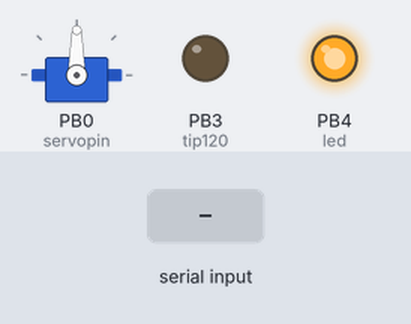
The sketch below on a simulated ATtiny85, built with avr-gcc and run on an emulated ATtiny85. Parts: servo, output pins drawn as LEDs (lit = HIGH). The test bench sets the inputs (shaded band).

Above: at 1.2 s.
1.3 s: "w" received over the second serial link
At 2.5 s:
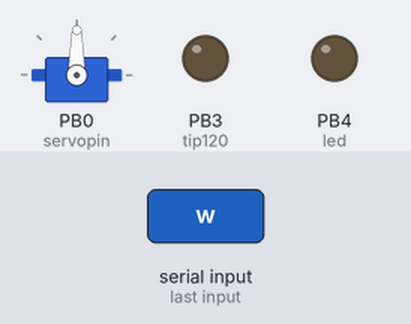
2.8 s: "F" received over the second serial link
At 3.9 s:
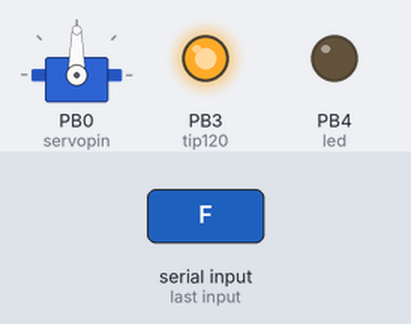
4.3 s: "W" received over the second serial link
At 5.0 s:
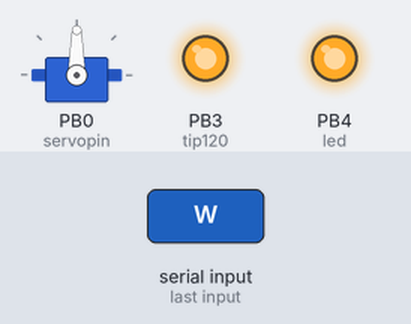
5.8 s: "G" received over the second serial link
At 6.2 s:
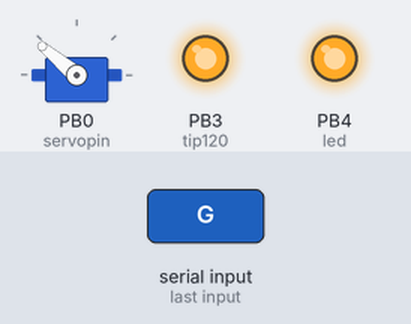
7.3 s: "I" received over the second serial link
At 8.5 s:
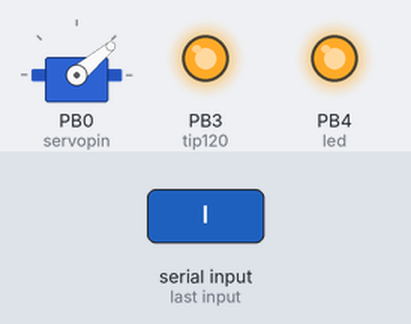
8.8 s: "S" received over the second serial link
At 9.7 s:
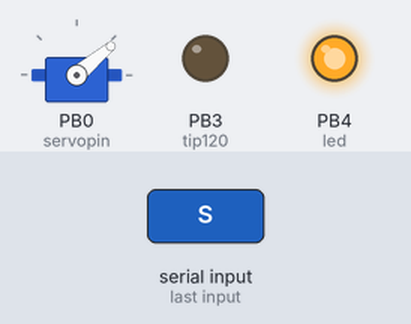
Timing chart, 0 to 11.3 s (numbered marks = the images above; inputs shaded):
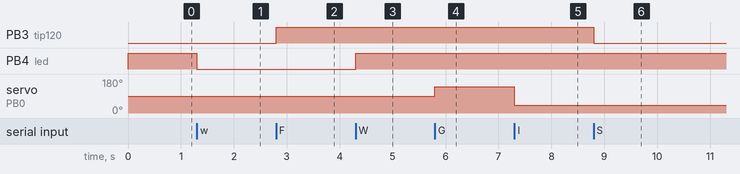

The sketch:

sketch_dec29a_singleChar.ino
```cpp
#include <SoftwareServo.h>
#include <SoftwareSerial.h>

//at tiny pins ///////////////////////////////
#define servopin 0
#define RxD 2
#define TxD 1
#define tip120 3
#define led 4
//////////////////////////////////////////////

SoftwareSerial Serial(RxD, TxD);
SoftwareServo servo;

unsigned long servoRefresh;

void setup()
{
  Serial.begin(9600);
  servo.attach(servopin);
  pinMode(led, OUTPUT);
  pinMode(tip120, OUTPUT);
  pinMode(servopin, OUTPUT);

  digitalWrite(led, HIGH);
}

void refreshServo()
{
  //servo refresh every 50ms
  if (millis() - servoRefresh > 50) {
    servoRefresh = millis();
    SoftwareServo::refresh();
  }
}

void loop()
{
  char rc;

  while (Serial.available() > 0) {
    rc = Serial.read();
    if (rc == 'W') digitalWrite(led, HIGH); //lights on
    if (rc == 'w') digitalWrite(led, LOW); //lights off
    if (rc == 'F' || rc == 'G' || rc == 'I') //forward
    {
      digitalWrite(tip120, HIGH); //gas
    }
    if (rc == 'F' ) //forward
    {
      servo.write(90);
    }
    if (rc == 'S') //stop
    {
      digitalWrite(tip120, LOW); //stop
    }
    if (rc == 'L' || rc == 'G') //left
    {
      servo.write(140);
    }
    if (rc == 'R' || rc == 'I') //right
    {
      servo.write(40);
    }
  }

  refreshServo();

}
```

Measured:
- after the input at 1.3 s, PB4 (led): HIGH → LOW at once
- after the input at 2.8 s, PB3 (tip120): LOW → HIGH at once
- after the input at 4.3 s, PB4 (led): LOW → HIGH at once
- after the input at 5.8 s, servo on PB0 (servopin): 90° → 140° at once
- after the input at 7.3 s, servo on PB0 (servopin): 140° → 40° at once
- after the input at 8.8 s, PB3 (tip120): HIGH → LOW at once
